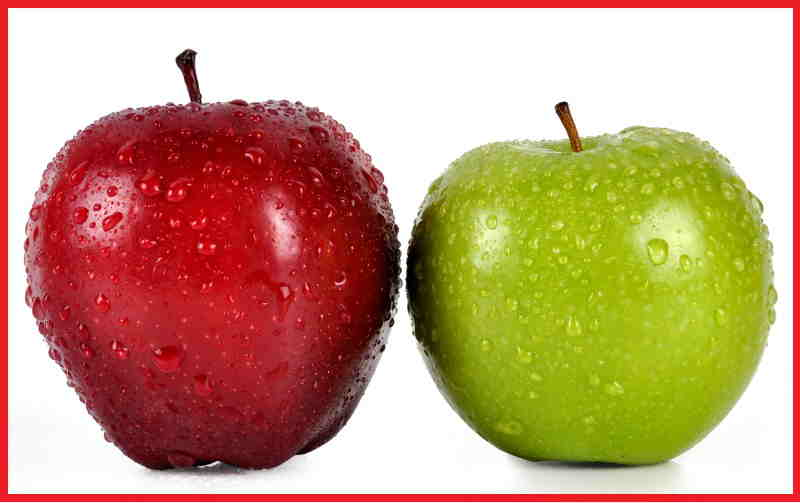
//> input picture COLOR_DETECTION/sample1.jpg, 800 x 503 px
$ ./main   (built with g++ and OpenCV 4)
//> lines starting //> are read from the running program, lines starting //| are printed output that depends on the picture; after the words box and inside, x2 and y2 are one past the last pixel; in counts of white or black regions, pixels touching at a corner belong together
#include <opencv2/opencv.hpp>
using namespace cv;
Mat filter_red( Mat src)
{

    Mat redOnly,mask1,mask2;
    cvtColor(src,redOnly,CV_BGR2HSV);
    //inRange(redOnly, Scalar(0,0,0), Scalar(255,10,10), redOnly);
    //getting hsv range for red color
    inRange(redOnly, Scalar(0, 120, 70), Scalar(10, 255, 255), mask1);
    inRange(redOnly, Scalar(170, 120, 70), Scalar(180, 255, 255), mask2);
    redOnly=mask1+mask2;
    return redOnly;
}
int main(int argc, char *argv[])
{
    Mat img=imread("sample1.jpg",1);
//> img is the input picture: 503 rows x 800 cols, CV_8UC3; mean B, G, R 124.6, 158, 196.3
    Size size(500,350);
    resize(img,img,size);
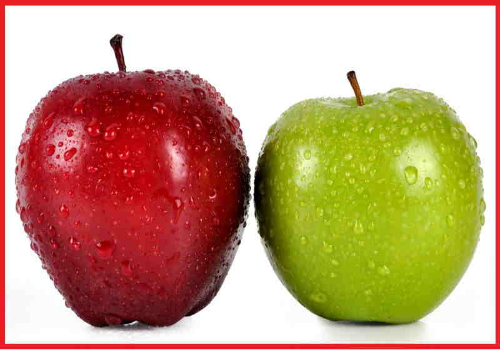
//> img: 350 rows x 500 cols, CV_8UC3; mean B, G, R 124.7, 158, 196.3
    //filtering out red color
    Mat red=filter_red(img);
//> in filter_red, `cvtColor(src,redOnly,CV_BGR2HSV);`: redOnly: 350 rows x 500 cols, CV_8UC3; mean H, S, V 63.8, 121.7, 201.4
//> in filter_red, `inRange(redOnly, Scalar(0, 120, 70), Scalar(10, 255, 255), mask1);`:
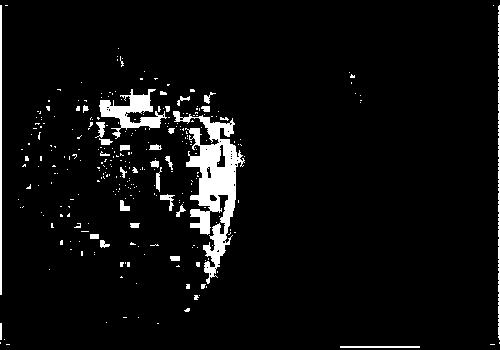
//> mask1: 350 rows x 500 cols, CV_8UC1; 5.1% white; 294 white regions (262 under 20 px), largest, box (x1, y1, x2, y2) and area: (173, 111, 245, 284) 4303, (99, 89, 167, 139) 1256, (498, 5, 500, 340) 599
//> in filter_red, `inRange(redOnly, Scalar(170, 120, 70), Scalar(180, 255, 255), mask2);`:
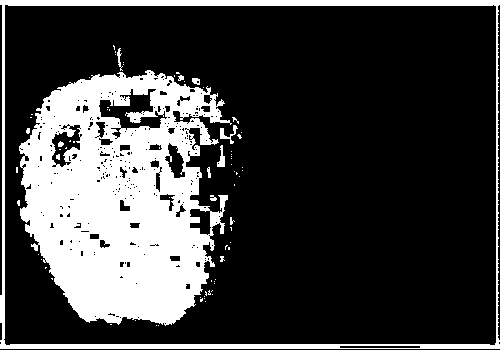
//> mask2: 350 rows x 500 cols, CV_8UC1; 24.7% white; 76 white regions (62 under 20 px), largest, box (x1, y1, x2, y2) and area: (19, 70, 232, 326) 35461, (0, 0, 500, 349) 7152, (220, 125, 238, 144) 113
//> in filter_red, `redOnly=mask1+mask2;`:
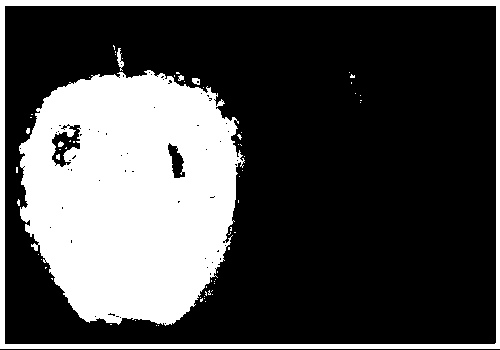
//> redOnly: 350 rows x 500 cols, CV_8UC1; 29.9% white; 67 white regions (59 under 20 px), largest, box (x1, y1, x2, y2) and area: (19, 70, 245, 326) 43331, (0, 0, 500, 349) 8543, (117, 48, 124, 71) 78
    //red now shows the area of image having red color
    resize(red,red,size) ;
    //imshow("FILTER_IMAGE_RED_EXTRACTED",red);
    Mat result;
    //putting red color to the extracted area
    img.copyTo(result,red);
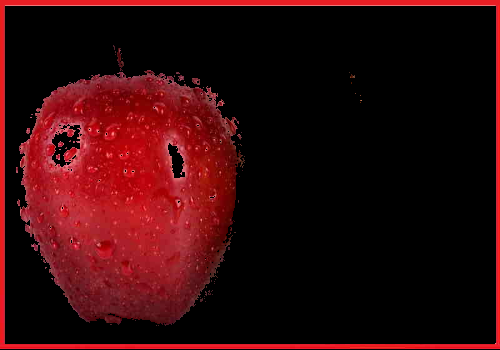
//> result: 350 rows x 500 cols, CV_8UC3; mean B, G, R 10.6, 8.4, 49.5
    //putting images together
    hconcat(img,result,result);
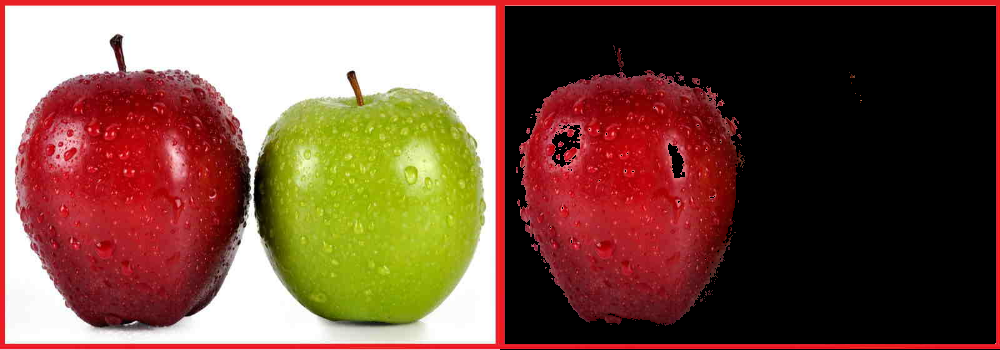
//> result: 350 rows x 1000 cols, CV_8UC3; mean B, G, R 67.6, 83.2, 122.9
    imshow("Extracted red color",result);
    imwrite("result1.png",result);
    waitKey(0);
    return 0;
}

$ run again, with COLOR_DETECTION/sample6.jpg copied over COLOR_DETECTION/sample1.jpg
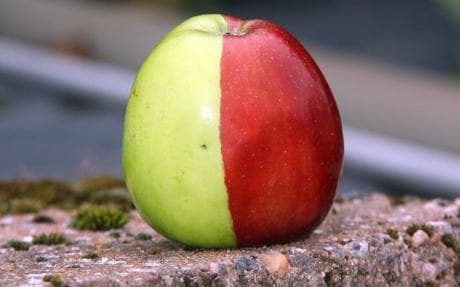
//> input picture COLOR_DETECTION/sample6.jpg, 460 x 287 px
//> img is the input picture: 287 rows x 460 cols, CV_8UC3; mean B, G, R 103.2, 114, 139.9
//> img: 350 rows x 500 cols, CV_8UC3
//> in filter_red, `inRange(redOnly, Scalar(0, 120, 70), Scalar(10, 255, 255), mask1);`:
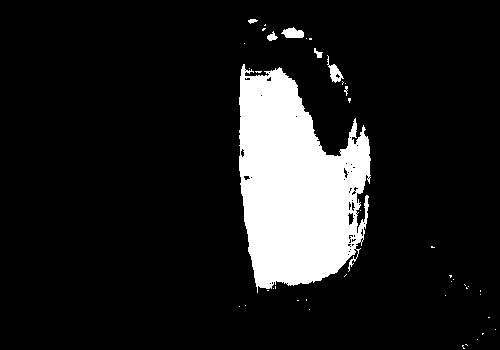
//> mask1: 350 rows x 500 cols, CV_8UC1; 12% white; 43 white regions (36 under 20 px), largest, box (x1, y1, x2, y2) and area: (239, 64, 371, 293) 20450, (281, 27, 304, 38) 177, (327, 55, 344, 83) 172
//> mask2: 350 rows x 500 cols, CV_8UC1; 3.7% white; 51 white regions (44 under 20 px), largest, box (x1, y1, x2, y2) and area: (245, 31, 365, 156) 5510, (356, 161, 373, 233) 399, (274, 24, 301, 37) 123
//> `hconcat(img,result,result);`:
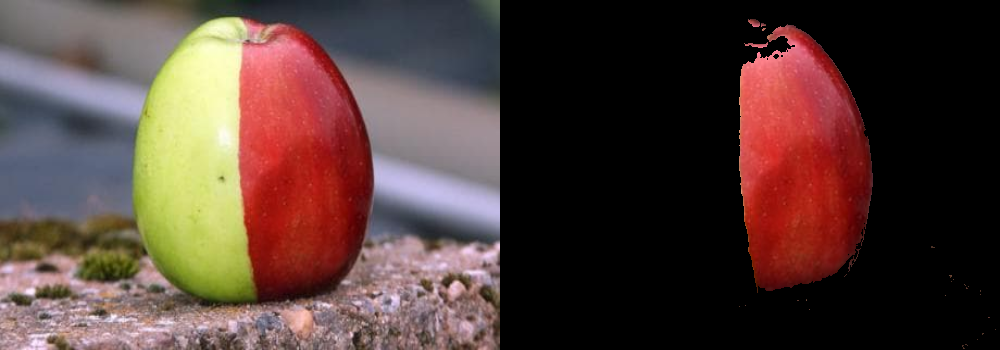
//> result: 350 rows x 1000 cols, CV_8UC3; mean B, G, R 54.8, 60.5, 83
